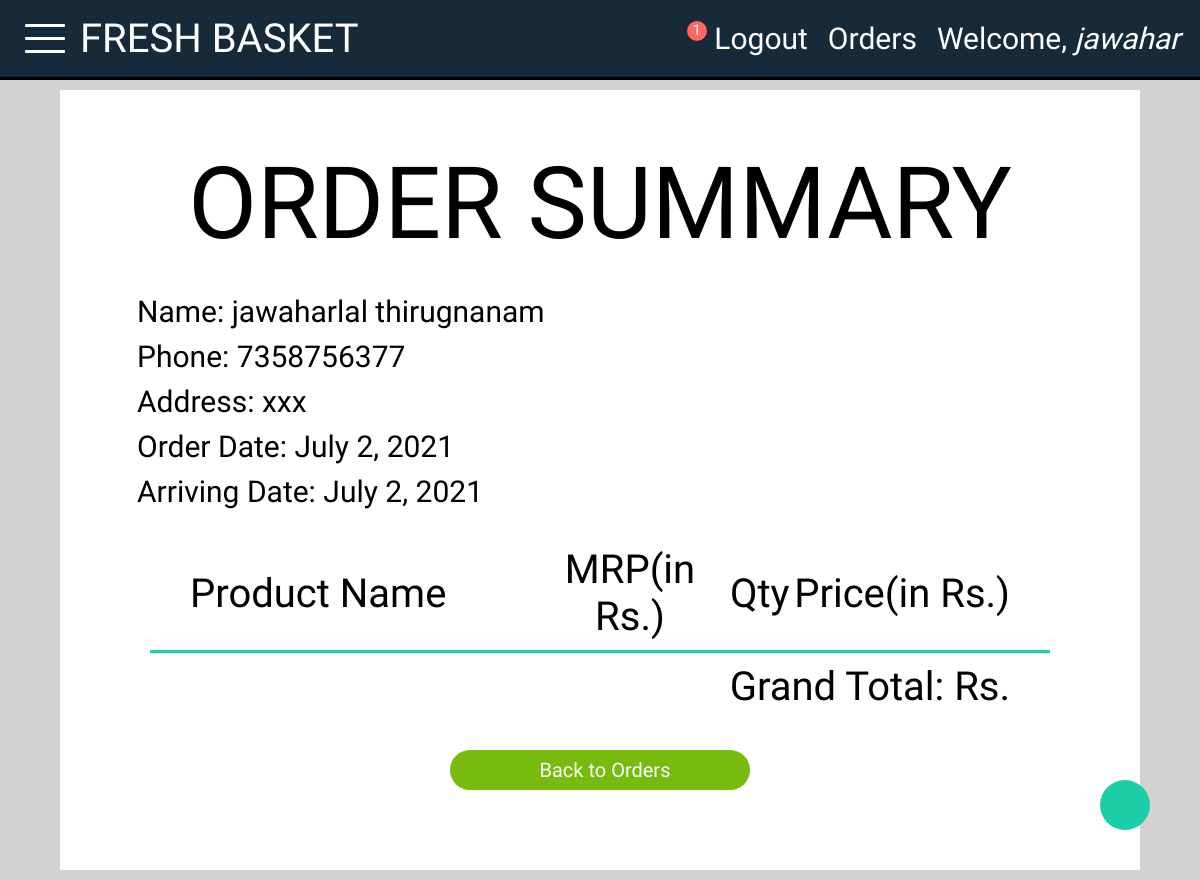
Page /basket_app/ordered/2/ (signed in) on the earlier database version.
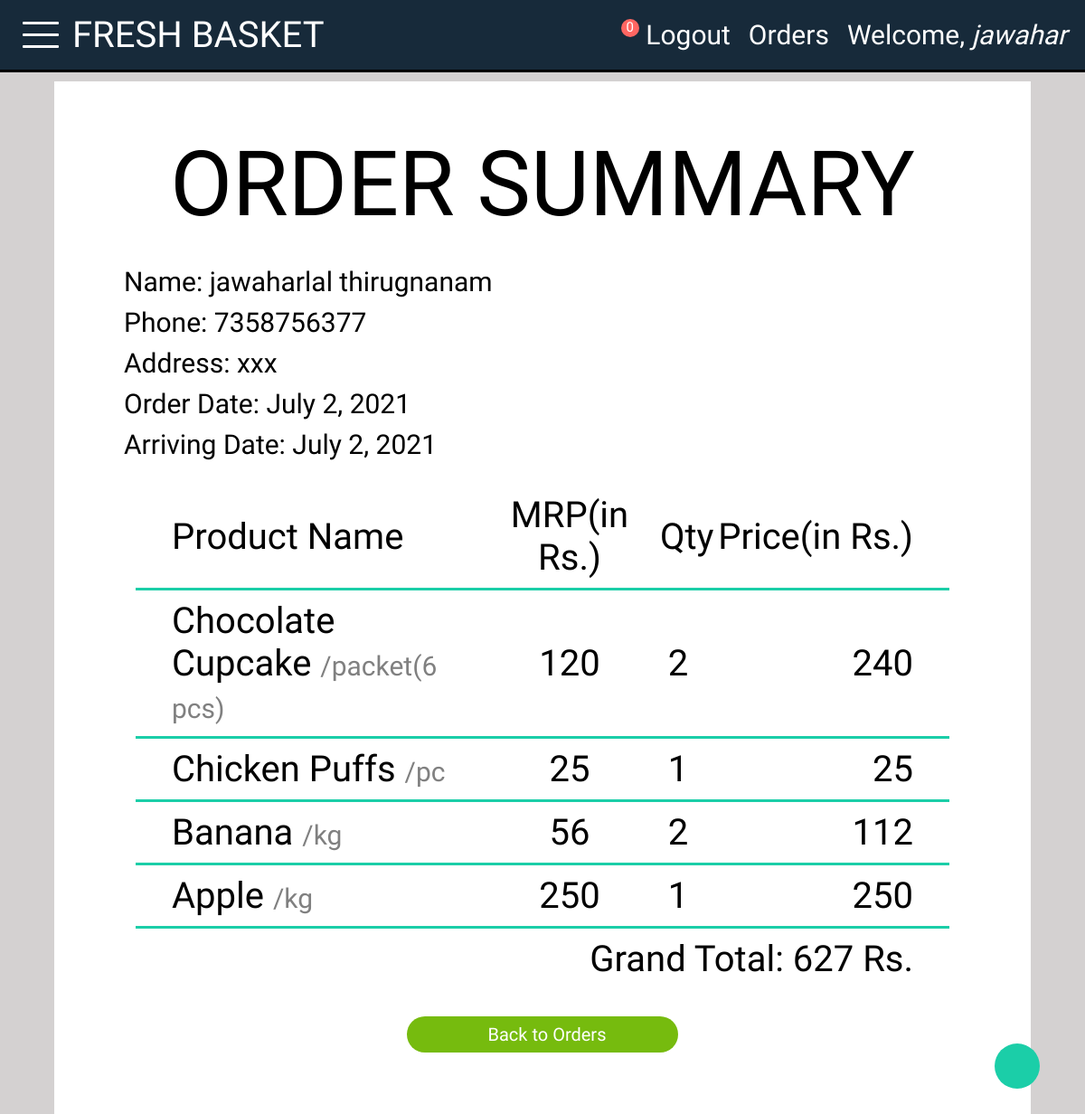
Same page on the later database version.
### basket_app/models.py (models this page shows, shortened)
class Order(models.Model):
    customer= models.ForeignKey("auth.user", on_delete=models.CASCADE, null=True)
    receiver= models.ForeignKey("Receiver",on_delete=models.CASCADE,null=True)
    order_date= models.DateField(null=True)
    arrival_date= models.DateField(null=True)

class Receiver(models.Model):
    recname= models.CharField(max_length=50,blank=True,null=False)
    address= models.CharField(max_length=256,blank=True,null=False)
    phone= models.CharField(max_length=10,blank=True,null=False)

class OrderItem(models.Model):
    order= models.ForeignKey("Order", on_delete=models.CASCADE, null=True)
    product= models.ForeignKey("Product", on_delete=models.CASCADE, null=True)
    qty= models.PositiveIntegerField(default=1)
    def finalprice(self):
        return self.product.price*self.qty

class Product(models.Model):
    pname= models.CharField(max_length=256)
    category= models.ForeignKey("Category",on_delete=models.CASCADE)
    ppic= models.ImageField(upload_to="product_images",null=True)
    price= models.PositiveIntegerField()
    amount= models.CharField(max_length=20)

### basket_app/views.py (the view)
# urls.py: path('ordered/<int:pk>/',views.OrderSummary.as_view(), name='orderdetail'),
class OrderSummary(DetailView):
    template_name= 'ordered.html'
    model= Order
    context_object_name= "orderr"
    def get_context_data(self,**kwargs):
        context= super().get_context_data(**kwargs)
        context["cat"]= Category.objects.all
        context["count"]= Cart.objects.filter(customer= self.request.user).count()
        if Order.objects.filter(customer= self.request.user).count()==0:
            context["check"]=True
        else:
            order= Order.objects.filter(customer= self.request.user)
            for x in order:
                item= OrderItem.objects.filter(order= x)
                context["items"]= item
                total= 0
            for c in item:
                total= total + c.finalprice()
            context["total"]= total
        return context

### templates/ordered.html (shortened to what this page needs)
{% extends 'base.html' %}
{% block base %}
{% load static %}
<div class="container target">
    <h1 class="heading">ORDER SUMMARY</h1>
    <div class="ordered-info">
        <h1 class="order"><span class="field">Name:</span> {{orderr.receiver.recname}}</h1>
        <h1 class="order"><span class="field">Phone:</span> {{orderr.receiver.phone}}</h1>
        <h1 class="order"><span class="field">Address:</span> {{orderr.receiver.address}}</h1>
        <h1 class="order"><span class="field">Order Date:</span> {{orderr.order_date}}</h1>
        <h1 class="order"><span class="field">Arriving Date:</span> {{orderr.order_date}}</h1>
    </div>
    <div class="ordered-item">
        <div class="column-names">
            <div class="pname style-2">Product Name</div>
            <div class="pmrp style-1">MRP(in Rs.)</div>
            <div class="pqty style-1">Qty</div>
            <div class="pprice style-3">Price(in Rs.)</div>
        </div>
        <div class="underline"></div>
        {% for item in items %}
            <div class="item-info">
                <h1 class="pname style-2 common">{{item.product.pname}} <span class="pamount">/{{item.product.amount}}</span></h1>
                <h1 class="pmrp style-1 common">{{item.product.price}}</h1>
                <h1 class="pqty style-1 common">{{item.qty}}</h1>
                <h1 class="pprice style-3 common">{{item.finalprice}}</h1>
            </div>
            <div class="underline"></div>
        {% endfor %}
        <h1 class="style-4">Grand Total: {{total}} Rs.</h1>
        <a href="{% url 'basket_app:order' %}">
            <button class="btn green">Back to Orders</button>
        </a>
    </div>
    <a href="#home" class="scroll-up-btn">
    </a>
</div>
{% endblock %}

### templates/base.html (shortened to what this page needs)
{% load static %}
<!DOCTYPE html>
<html lang="en">
    <head>
        <link rel="stylesheet" href= "{% static 'css/basket.css' %}">
        <link rel="stylesheet" href="https://cdnjs.cloudflare.com/ajax/libs/font-awesome/5.15.3/css/all.min.css"integrity="sha512-iBBXm8fW90+nuLcSKlbmrPcLa0OT92xO1BIsZ+ywDWZCvqsWgccV3gFoRBv0z+8dLJgyAHIhR35VZc2oM/gI1w=="crossorigin="anonymous" />
    </head>
    <body>
        <div class="taskbar" id="home">
            <div class="part-1">
                {% if user.is_authenticated %}
                    <div class="menu">
                        <div class="line-1 line target"></div>
                        <div class="line-2 line"></div>
                        <div class="line-3 line target"></div>
                    </div>
                    <a href="{% url 'index' %}"class="logo-name">FRESH BASKET</a>
                {% else %}
                    <a href="{% url 'index' %}"class="logo-name">FRESH BASKET</a>
                {% endif %}
            </div>
            <div class="part-2">
                {% if user.is_authenticated %}
                    <div class="cart-sec">
                        <a href="{% url 'basket_app:cart' %}"></a>
                        <div class="circle">{{count}}</div>
                    </div>
                    <a class="tb-link" href="{% url 'basket_app:logout' %}">Logout</a>
                    <a class="tb-link" href="{% url 'basket_app:order' %}">Orders</a>
                    <p class="tb-link">Welcome, <span class="italic">{{user.username}}</span></p>
                {% else %}
                    <a class="tb-link" href="{% url 'basket_app:login' %}">Login</a>
                    <a class="tb-link" href="{% url 'sign_up' %}">SIGN UP</a>
                {% endif %}
            </div>
        </div>
        {% block base %}
        {% endblock %}
    </body>
</html>

### static/css/basket.css (style rules this page uses)
* { margin: 0; padding: 0; text-decoration: none; color: white; box-sizing: border-box; font-family: 'Roboto Condensed', sans-serif; border: none; list-style-type: none; }
html { font-size: 62.5%; background-color: rgb(212, 209, 209); scroll-behavior: smooth; }
:root { --darkblue: #172A3A; --lightblue: #1bcea8; --lightgreen: rgb(118, 187, 14); }
.container { display: flex; flex-direction: column; align-items: center; justify-content: center; background-color: white; width: 90vw; height: 100%; margin: 1rem auto; padding: 5rem; transition: all 0.5s; }
.cart-sec { position:relative; }
.circle { background-color: #ff6662; border-radius: 100px; color: white; text-align: center; position: absolute; font-size: 1.5rem; width: 2rem; height: 2rem; top: 0rem; right: -0.25rem; }
.btn { width: 25vw; height: 4rem; font-size: 2rem; border-radius: 25px; margin: 3rem; display: flex; flex-direction: row; align-items: center; justify-content: center; cursor: pointer; color: white; background-color: #19af8f; }
.green { background-color: rgb(118, 187, 14); }
.taskbar { width: 100%; height: 8rem; border-bottom: black solid; background-color: var(--darkblue); font-size: 3rem; position: relative; display: flex; justify-content: space-between; align-items: center; padding: 1rem 1rem; z-index: 200; }
.tb-link { padding: 1rem; }
.part-1 { display: flex; align-items: center; justify-content: center; }
.part-2 { display: flex; align-items: center; justify-content: center; }
.logo-name { font-size: 4rem; }
.menu { height: 7rem; width: 7rem; cursor: pointer; display: flex; flex-direction: column; align-items: center; justify-content: center; }
.line { width: 4rem; height: 0.3rem; background-color: white; margin: 0.5rem; border-radius: 1px; transition: all 0.3s; }
::placeholder { color: white; }
.italic { font-style: italic; }
.heading { text-align: center; color: black; font-size: 10rem; font-weight: 200; padding: 0.5rem; }
.item-info { display: flex; flex-direction: row; align-items: center; justify-content: flex-start; }
.order { color: black; font-size: 3rem; font-weight: 200; padding: 0.5rem; }
.field { color: black; font-weight: 500; }
.ordered-info { display: flex; flex-direction: column; align-items: flex-start; justify-content: center; width: 80vw; height: auto; border-radius: 15px; margin: 1rem; padding: 1vw; }
.ordered-item { width: 80vw; display: flex; flex-direction: column; align-items: center; justify-content: center; }
.column-names { display: flex; flex-direction: row; align-items: center; justify-content: center; }
.style-1 { text-align: center; font-size: 4rem; color: black; font-weight: 400; padding: 1rem; }
.style-2 { text-align: start; font-size: 4rem; font-weight: 400; color: black; padding: 1rem; }
.style-3 { text-align: end; font-size: 4rem; font-weight: 400; color: black; padding: 1rem; }
.style-4 { width: 70vw; text-align: end; font-size: 4rem; font-weight: 500; color: black; padding: 1rem; }
.common { font-weight: 200; }
.pname { width: 30vw; }
.pamount { font-size: 3rem; font-weight: 200; color: grey; }
.pmrp { width: 15vw; }
.pqty { width: 5vw; }
.pprice { width: 20vw; }
.underline { width: 75vw; height: 0.3rem; background-color: var(--lightblue); }
.scroll-up-btn { width: 5rem; height: 5rem; border-radius: 50%; background-color: var(--lightblue); position: fixed; bottom: 5rem; right: 5rem; font-size: 1.6rem; color: #fff; display: flex; align-items: center; justify-content: center; transition: all 0.5s; }

Differences in the rows shown:
added OrderItem: product.pname "Chocolate Cupcake", product.amount "packet(6 pcs)", product.price "120", qty "2", finalprice "240"
added OrderItem: product.pname "Chicken Puffs", product.amount "pc", product.price "25", qty "1", finalprice "25"
added OrderItem: product.pname "Banana", product.amount "kg", product.price "56", qty "2", finalprice "112"
added OrderItem: product.pname "Apple", product.amount "kg", product.price "250", qty "1", finalprice "250"
Other differences:
{{ count }}: "1" → "0"
{{ total }}: (not shown) → "627"
